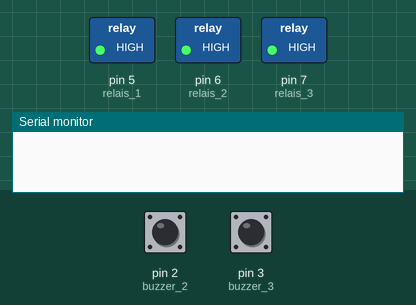
Recording of a sketch running on a simulated Arduino Uno, built with avr-gcc and run on an emulated ATmega328P. On the bench: switched loads named in the sketch (green lamp = pin HIGH), the last lines printed to the serial monitor. The inputs (shaded band) are chosen by the test bench; at power-on: pin 2 (buzzer_2) HIGH, pin 3 (buzzer_3) HIGH.

Above: at 1.2 s.
1.3 s: pin 2 (buzzer_2) pulled LOW for 0.15 s
At 2.2 s:
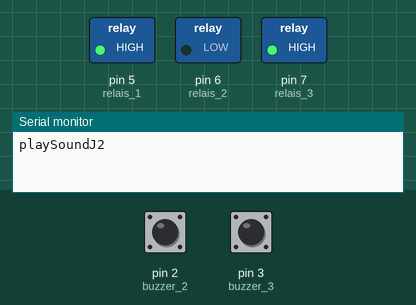
2.9 s: pin 3 (buzzer_3) pulled LOW for 0.15 s
At 3.4 s:
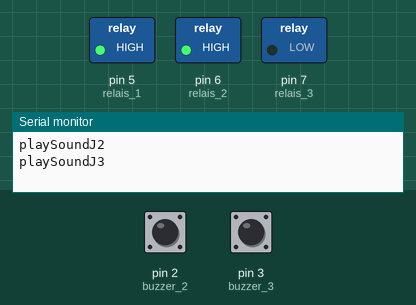
4.5 s: pin 2 (buzzer_2) pulled LOW for 1 s
At 5.9 s:
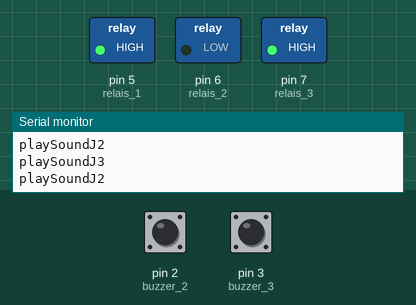
7.0 s: pin 3 (buzzer_3) pulled LOW for 1 s
At 9.0 s:
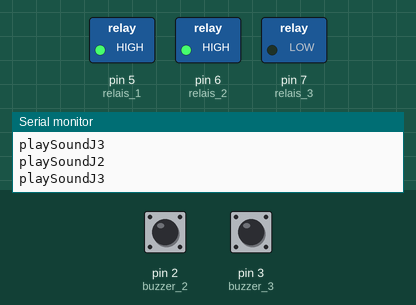
Timing chart, 0 to 10.5 s (numbered marks = the images above; inputs shaded):
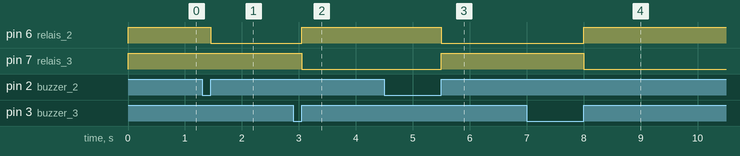

The sketch:

animation_buzzer.ino
```cpp
/*
 * Buzzer
 * Programme permettant d'allumer une lumière correspondant au premier bouton ayant buzze
 * et d'envoyer un son (Connexion avec un programme Qt)
 */


// Connexion des boutons
const int buzzer_1 = 19;
const int buzzer_2 = 2;
const int buzzer_3 = 3;
//const int button_reinit = 20;

// Interruption des boutons
const int interrupt_buzzer_1 = 4;
const int interrupt_buzzer_2 = 0;
const int interrupt_buzzer_3 = 1;
//const int interrupt_button_reinit = 3;

// Connexion des Relais
const int relais_1 = 5;
const int relais_2 = 6;
const int relais_3 = 7;

// Déclaration de l'état des LED/Relais et initialisation (elles sont éteintes)
volatile int state_LED_1 = HIGH;
volatile int state_LED_2 = HIGH;
volatile int state_LED_3 = HIGH;

// Déclaration du booléen indiquant qu'une lumière est déjà allumée
volatile boolean already_light = false;

void setup(){

  // Definition de notre communication
  Serial.begin(9600);

  // Définition des boutons
  pinMode(buzzer_1,INPUT_PULLUP);
  pinMode(buzzer_2,INPUT_PULLUP);
  pinMode(buzzer_3,INPUT_PULLUP);
//  pinMode(button_reinit,INPUT_PULLUP);

  // Interception des boutons
//  attachInterrupt(interrupt_button_reinit, ActionAppui_0, RISING); // Button Réinitialisation
  attachInterrupt(interrupt_buzzer_1, ActionAppui_1, RISING); // Button 1
  attachInterrupt(interrupt_buzzer_2, ActionAppui_2, RISING); // Button 2
  attachInterrupt(interrupt_buzzer_3, ActionAppui_3, RISING); // Button 3

  // Définition des Relais
  pinMode(relais_1,OUTPUT);
  pinMode(relais_2,OUTPUT);
  pinMode(relais_3,OUTPUT);

  // Initialisation des LEDS
  digitalWrite(relais_1, state_LED_1);
  digitalWrite(relais_2, state_LED_2);
  digitalWrite(relais_3, state_LED_3);

}

void loop(){

  digitalWrite(relais_1, state_LED_1);
  digitalWrite(relais_2, state_LED_2);
  digitalWrite(relais_3, state_LED_3);

}

// Dans le cas d'une réinitialisation
/*void ActionAppui_0(){
  if (already_light){
    already_light = false;
    if (digitalRead(relais_1) == LOW){
      state_LED_1 = HIGH;
    }
    else if (digitalRead(relais_2) == LOW){
      state_LED_2 = HIGH;
    }
    else if(digitalRead(relais_3) == LOW){
      state_LED_3 = HIGH;
    }
  }
}*/

// Dans le cas d'un des boutons
void ActionAppui_1(){
  //if (!already_light){
//    already_light = true;
    state_LED_1 = LOW; // On allume la LED n°1
    playBuzzerJ1();
    state_LED_2 = HIGH;
    state_LED_3 = HIGH;
 // }
}

void ActionAppui_2(){
//  if (!already_light){
 //   already_light = true;
    state_LED_2 = LOW; // On allume la LED n°2
    playBuzzerJ2();
    state_LED_1 = HIGH;
    state_LED_3 = HIGH;
 // }
}

void ActionAppui_3(){
 // if (!already_light){
  //  already_light = true;
    state_LED_3 = LOW; // On allume la LED n°3
    playBuzzerJ3();
    state_LED_1 = HIGH;
    state_LED_2 = HIGH;
 // }
}

void playBuzzerJ1(){
  Serial.println("playSoundJ1");
}

void playBuzzerJ2(){
  Serial.println("playSoundJ2");
}

void playBuzzerJ3(){
  Serial.println("playSoundJ3");
}
```

Measured:
- after the input at 1.3 s, pin 6 (relais_2): HIGH → LOW after 0.15 s
- after the input at 2.9 s, pin 6 (relais_2): LOW → HIGH after 0.15 s; pin 7 (relais_3): HIGH → LOW after 0.15 s
- after the input at 4.5 s, pin 6 (relais_2): HIGH → LOW after 1.0 s; pin 7 (relais_3): LOW → HIGH after 1.0 s
- after the input at 7.0 s, pin 6 (relais_2): LOW → HIGH after 1.0 s; pin 7 (relais_3): HIGH → LOW after 1.0 s
